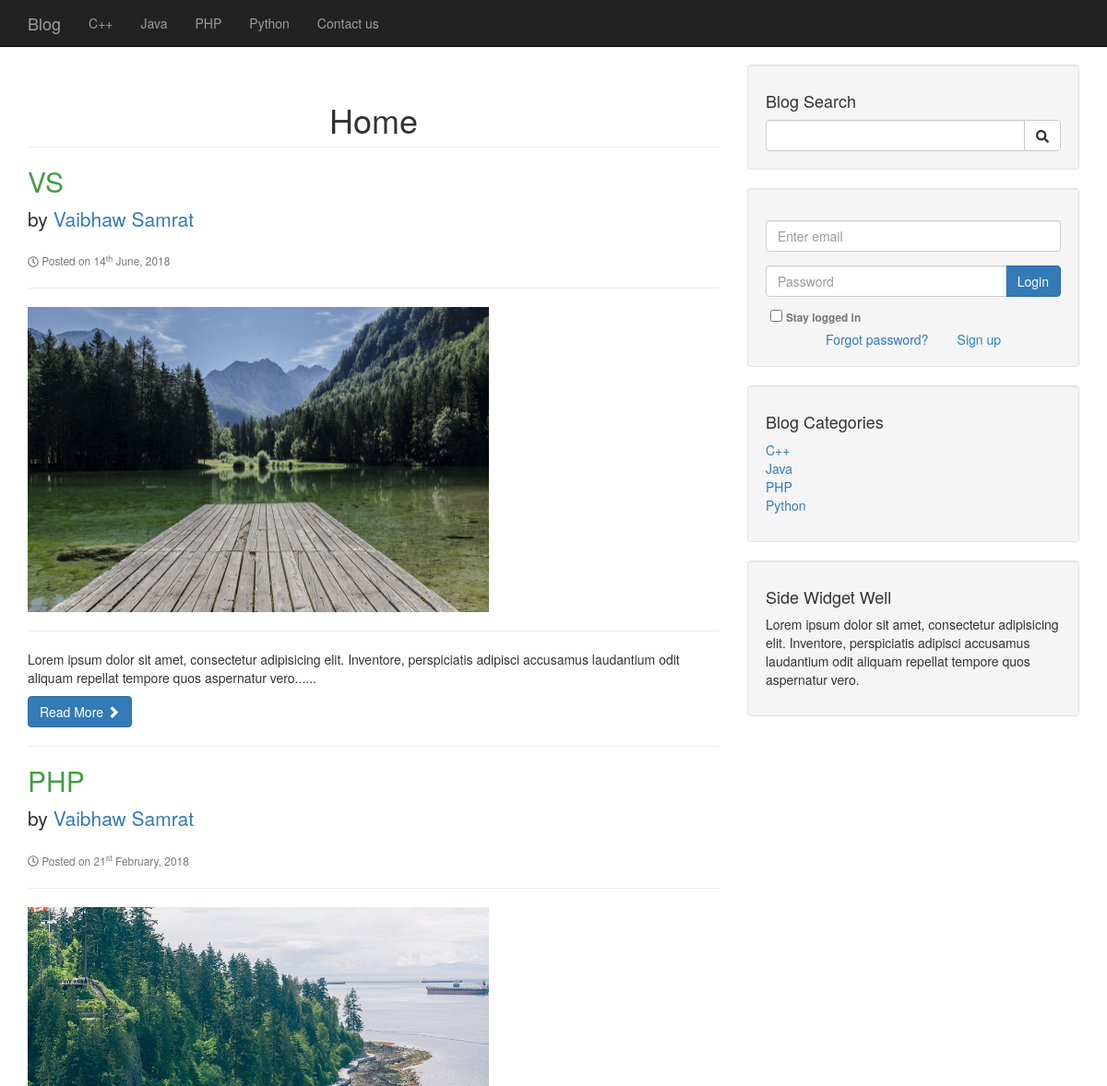
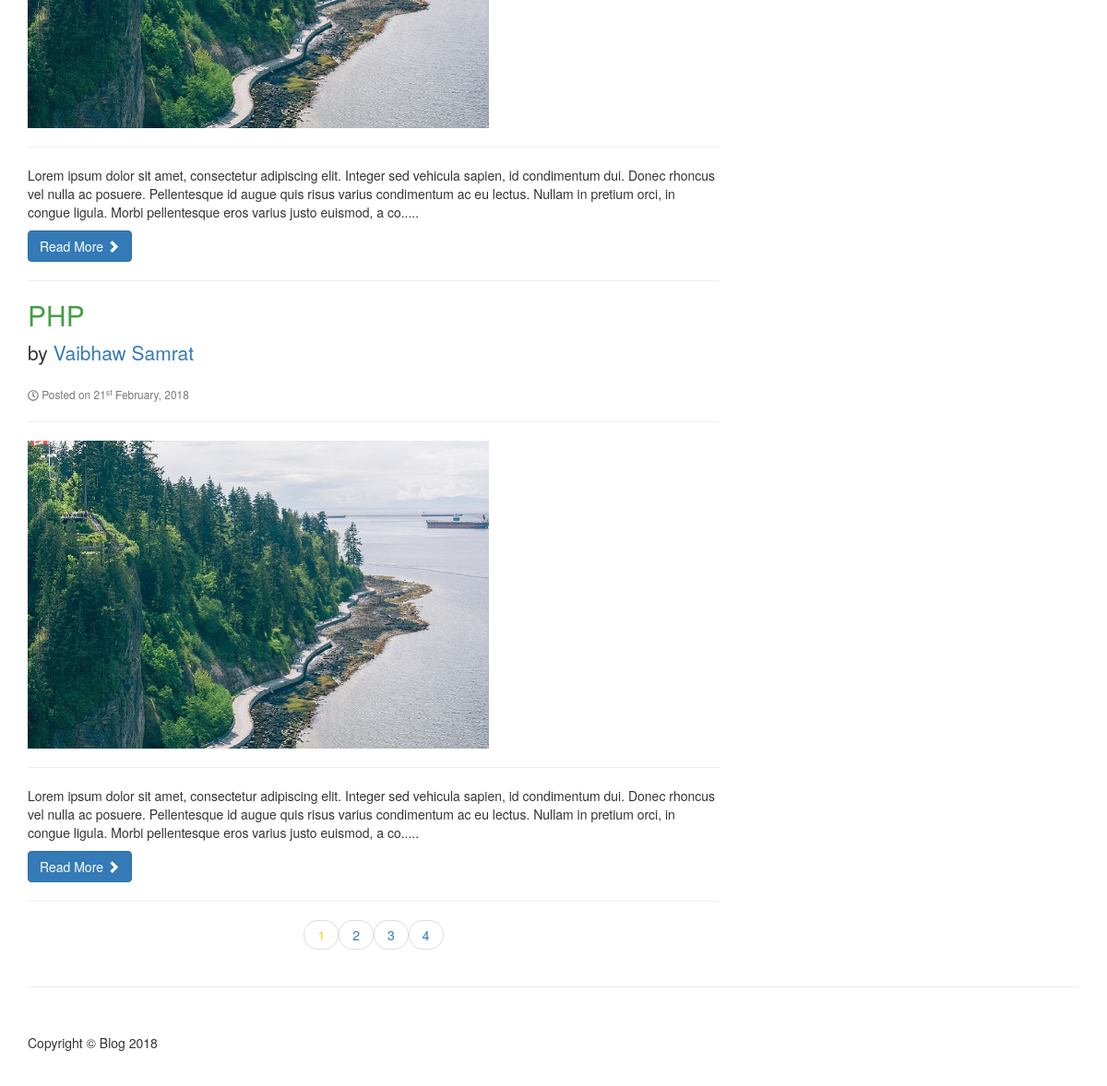
Page /cms/index.php on the committed database (2 pictures, top to bottom).
### tables this page shows
CREATE TABLE `categories` (
  `cat_id` int(11) NOT NULL,
  `cat_title` varchar(255) DEFAULT NULL
);

CREATE TABLE `posts` (
  `post_id` int(11) NOT NULL,
  `post_title` varchar(255) DEFAULT NULL,
  `post_category_id` int(11) DEFAULT NULL,
  `post_author` varchar(255) DEFAULT NULL,
  `post_status` varchar(255) DEFAULT NULL,
  `post_date` date DEFAULT NULL,
  `post_tags` varchar(255) DEFAULT NULL,
  `post_content` text,
  `post_image` text,
  `post_view_count` int(11) DEFAULT '0'
);

### cms/includes/db.php (called while the page is built, shortened)
<?php
	$link = mysqli_connect("localhost","root","","cms");
	function escape($string){
		global $link;
		return mysqli_real_escape_string($link,trim($string));
	}
	$per_page = 3;
	include "date_to_word.php";
?>

### cms/index.php (the view, shortened to what this page needs)
<?php
	include "includes/header.php";
	include "includes/db.php";
	include "includes/navigation.php";
?>
<div class="col-md-8">
	<h1 class="page-header text-center">
		Home
	</h1>
	<?php
		if(isset($_POST['page']))
			$page = $_POST['page'];
		else
			$page = 1;
		$page_1 = ($page*$per_page) - $per_page;
		$page_1 = escape($page_1);
		$query = "SELECT * FROM posts WHERE post_status='published'";
		$result = mysqli_query($link,$query);
		$count = ceil(mysqli_num_rows($result)/$per_page);
		$query = "SELECT * FROM posts WHERE post_status='published' ORDER BY post_id DESC LIMIT {$page_1},{$per_page}";
		$result = mysqli_query($link,$query);
		while($row = mysqli_fetch_assoc($result)){
			$post_id = $row['post_id'];
			$post_title = $row['post_title'];
			$post_author = $row['post_author'];
			$post_date = $row['post_date'];
			$post_image = $row['post_image'];
			$post_content = substr(strip_tags($row['post_content']),0,300).".....";
	?>
	<h2>
		<a style="color:#449D44" href="post.php?p_id=<?php echo $post_id;?>"><?php echo $post_title;?></a>
	</h2>
	<p class="lead">
		by <a href="author_posts.php?author=<?php echo $post_author;?>"><?php echo $post_author;?></a>
	</p>
	<small class="text-muted"><i class="far fa-clock"></i> Posted on <?php echo date_to_word(strval($post_date));?></small>
	<hr>
	<a href="post.php?p_id=<?php echo $post_id;?>"><img class="img-responsive" src="images/<?php echo $post_image;?>" width="500" height="300" alt=""></a>
	<hr>
	<p><?php echo $post_content;?></p>
	<a class="btn btn-primary" href="post.php?p_id=<?php echo $post_id;?>">Read More <span class="glyphicon glyphicon-chevron-right"></span></a>
	<hr>
	<?php }?>
	<ul class="pager">
		<?php
			for($i=1;$i<=$count;$i++){
				if($i == $page){
					echo "<li><span style='color:#ffd600'>{$i}</span></li>";
				}else{
					echo "<li><a class='pager_links' val='{$i}'>{$i}</a></li>";
				}
			}
		?>
	</ul>
</div>
<?php include "includes/sidebar.php";?>
<?php include "includes/footer.php";?>

### cms/includes/header.php (shortened to what this page needs)
<!DOCTYPE html>
<html lang="en">
	<head>
		<link href="css/bootstrap.min.css" rel="stylesheet">
		<link href="css/style.css" rel="stylesheet">
		<link href="css/blog-home.css" rel="stylesheet">
	</head>
<body>

### cms/includes/navigation.php (shortened to what this page needs)
<nav class="navbar navbar-inverse navbar-fixed-top" role="navigation">
	<div class="container">
		<div class="navbar-header">
			<a class="navbar-brand" href="index.php">Blog</a>
		</div>
		<div class="collapse navbar-collapse" id="bs-example-navbar-collapse-1">
			<ul class="nav navbar-nav">
				<?php
					$query = "SELECT * FROM categories ORDER BY cat_title ASC";
					$result = mysqli_query($link,$query);
					while($row = mysqli_fetch_assoc($result)){
						if(isset($_POST['category']) AND $_POST['category'] == $row['cat_id'])
							echo "<li class='active'><a class='nav_links' val={$row['cat_id']}>{$row['cat_title']}</a></li>";
						else
							echo "<li><a class='nav_links' val={$row['cat_id']}>{$row['cat_title']}</a></li>";
					}
					$page_name = basename($_SERVER['PHP_SELF']);
					if($page_name == "contact.php")
						echo "<li class='active'><a href='contact.php'>Contact us</a></li>";
					else
						echo "<li><a href='contact.php'>Contact us</a></li>";
				?>
			</ul>
		</div>
	</div>
 </nav>
<div class="container">
	<div class="row">

### cms/includes/date_to_word.php (shortened to what this page needs)
<?php
	function date_to_word($date){
		$year = substr($date,0,4);
		$month = substr($date,5,2);
		$day = substr($date,8,2);
		switch((int)$month){
			case 2: $month = "February";
				break;
			case 6: $month = "June";
				break;
		}
		switch((int)substr($day,1,1)){
			case 1: $day = strval((int)$day)."<sup>st</sup>";
				break;
			default: $day = strval((int)$day)."<sup>th</sup>";
		}
		$word = $day." ".$month.", ".$year;
		return $word;
	}
?>

### cms/includes/sidebar.php (shortened to what this page needs)
<div class="col-md-4">
	<div class="well">
		<h4>Blog Search</h4>
		<form action="search.php" method="post">
			<div class="input-group">
				<input name="search" type="text" class="form-control" required="required">
				<span class="input-group-btn">
					<button name="submit" class="btn btn-default" value=1 type="submit">
						<i class="fas fa-search"></i>
					</button>
				</span>
			</div>
		</form>
	</div>
	<div class="well">
		<?php
			if(!isset($_SESSION['userid'])){
		?>
		<form action="includes/auth.php" method="post">
		  <div class="form-group">
			<input type="email" class="form-control input_s" id="email" name="email" aria-describedby="emailHelp" placeholder="Enter email" required="required">
		  </div>
		  <div class="input-group">
			<input type="password" class="form-control input_s" id="password" name="password" placeholder="Password" required="required">
			<span class="input-group-btn">
				<button type="submit" name="loginSignup" id="loginSignup" class="btn btn-primary">Login</button>
			</span>
		  </div>
		  <div id="check" class="form-check">
			<input type="checkbox" name="stay-logged-in" class="form-check-input" id="stay-logged-in">
			<label class="form-check-label text-muted" for="stay-logged-in"><small>Stay logged in</small></label>
		  </div>
		  <div class="text-center">
		  	<a style="text-decoration: none;" href="forgot.php?forgot=<?php echo uniqid(true);?>">Forgot password?</a>
			<span id="toggleLogin">Sign up</span>
		  </div>
		</form>
		<?php
			}
		?>
	</div>
	<div class="well">
		<h4>Blog Categories</h4>
		<div class="row">
			<div class="col-lg-12">
				<ul class="list-unstyled">
					<?php
						$query = "SELECT * FROM categories ORDER BY cat_title ASC LIMIT 10";
						$result = mysqli_query($link,$query);
						while($row = mysqli_fetch_assoc($result)){
							echo "<li><a class='nav_links' val={$row['cat_id']}>{$row['cat_title']}</a></li>";
						}
					?>
				</ul>
			</div>
		</div>
	</div>
	<?php include "widget.php";?>
</div>

### cms/includes/widget.php
<div class="well">
	<h4>Side Widget Well</h4>
	<p>Lorem ipsum dolor sit amet, consectetur adipisicing elit. Inventore, perspiciatis adipisci accusamus laudantium odit aliquam repellat tempore quos aspernatur vero.</p>
</div>

### cms/includes/footer.php (shortened to what this page needs)
			</div>
			<hr>
			<footer>
				<div class="row">
					<div class="col-lg-12">
						<p>Copyright &copy; Blog 2018</p>
					</div>
				</div>
			</footer>
		</div>
	</body>
</html>

### cms/css/style.css (style rules this page uses)
#toggleLogin { cursor: pointer; color: #2986C1; }
#check { margin: 10px 0px 0px 5px; }
.pager_links { cursor: pointer; }
.nav_links { cursor: pointer; }

### cms/css/blog-home.css (style rules this page uses)
body { padding-top: 70px; }
footer { margin: 50px 0; }

### rows in the picture
categories: cat_title "C++"
categories: cat_title "Java"
categories: cat_title "PHP"
categories: cat_title "Python"
posts: post_title "VS", post_author "Vaibhaw Samrat", post_date "14", post_date "June, 2018", post_image (picture), post_content "Lorem ipsum dolor sit amet, consectetur adipisicing elit. Inventore, perspiciatis adipisci accusamus laudantium odit aliquam repellat tempore quos aspernatur vero......"
posts: post_title "PHP", post_author "Vaibhaw Samrat", post_date "21", post_date "February, 2018", post_image (picture), post_content "Lorem ipsum dolor sit amet, consectetur adipiscing elit. Integer sed vehicula sapien, id condimentum dui. Donec rhoncus vel nulla ac posuere. Pellentesque id augue quis risus varius condimentum ac eu lectus. Nullam in pretium orci, in congue ligula. Morbi pellentesque eros varius justo euismod, a co....."
posts: post_title "PHP", post_author "Vaibhaw Samrat", post_date "21", post_date "February, 2018", post_image (picture), post_content "Lorem ipsum dolor sit amet, consectetur adipiscing elit. Integer sed vehicula sapien, id condimentum dui. Donec rhoncus vel nulla ac posuere. Pellentesque id augue quis risus varius condimentum ac eu lectus. Nullam in pretium orci, in congue ligula. Morbi pellentesque eros varius justo euismod, a co....."
